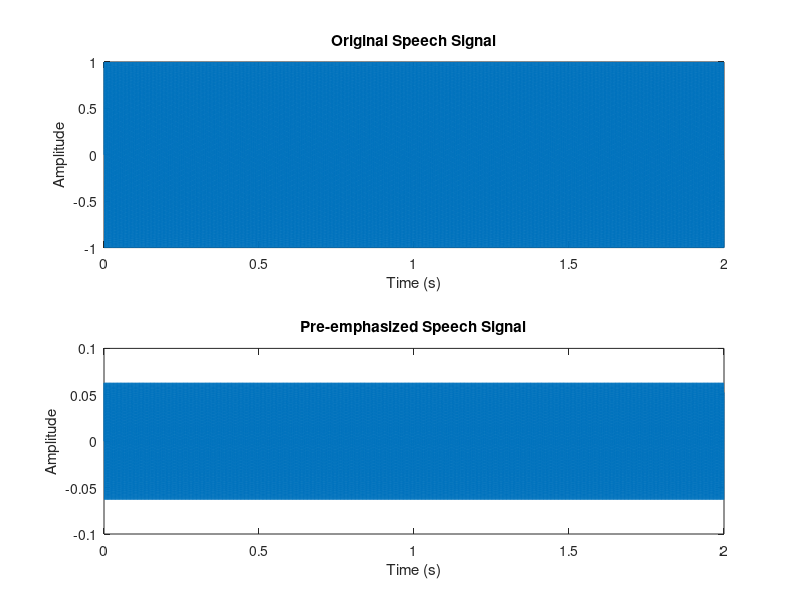
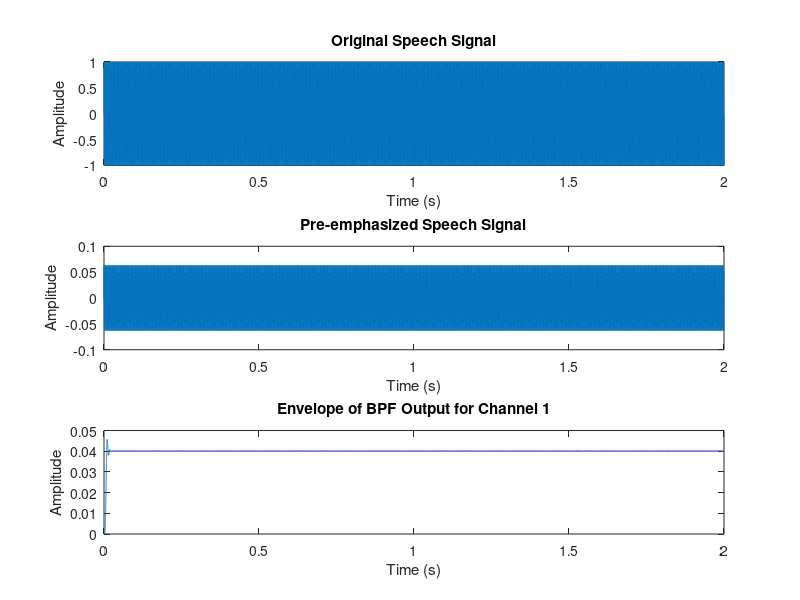
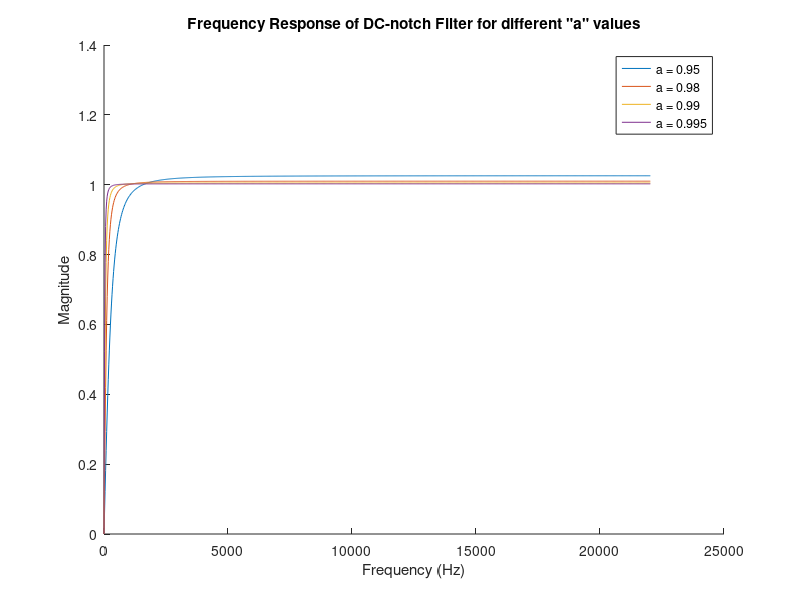
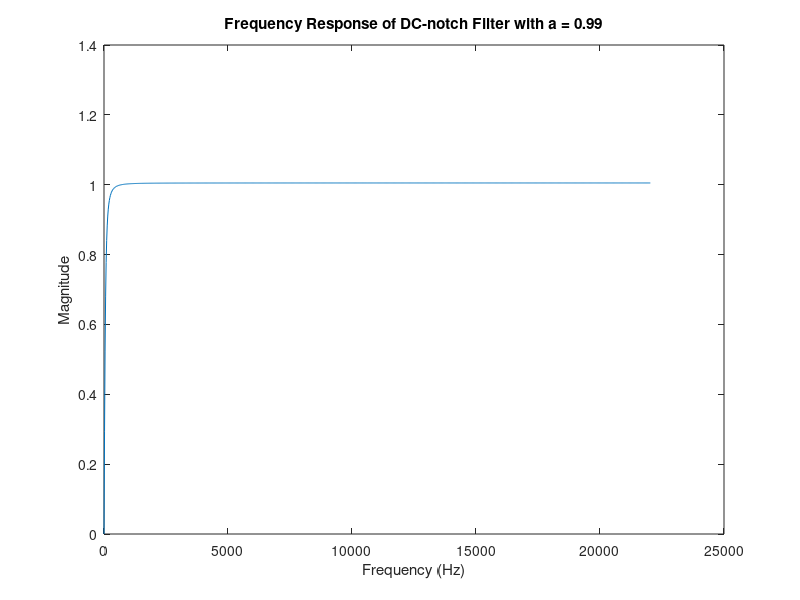

Recreate these plots in MATLAB, in order. (Note: this script raises an error after producing the figures.)
% Clear command window and workspace
clear;
clc;

% Pre-emphasis filter for speech signal
fs = 44100;
duration = 2;

% Generate the time vector
t = (0:1/fs:duration-1/fs);

% Generate the input sine wave signal with frequency 394 Hz
inputSignal = sin(2*pi*394*t);

% Define the pre-emphasis filter coefficient
preEmphasis = 0.97; % Commonly used value

% Apply the pre-emphasis filter using the difference equation
% y(n) = x(n) - a * x(n-1)
preEmphasizedSignal = filter([1 -preEmphasis], 1, inputSignal);

% Plot the original and pre-emphasized signals for comparison
t = (0:length(inputSignal)-1)/fs;

figure;
subplot(2,1,1);
plot(t, inputSignal);
title('Original Speech Signal');
xlabel('Time (s)');
ylabel('Amplitude');

subplot(2,1,2);
plot(t, preEmphasizedSignal);
title('Pre-emphasized Speech Signal');
xlabel('Time (s)');
ylabel('Amplitude');

% Save the pre-emphasized signal to a new audio file
audiowrite('perfect_sinusoid debugging.wav', preEmphasizedSignal, fs);

% Define center frequencies and bandwidths
fc = [394, 692, 1064, 1528, 2109, 2834, 3740, 4871]; % Center frequencies
B = [265, 331, 413, 516, 645, 805, 1006, 1257]; % Bandwidths

% Number of channels
numChannels = length(fc);

% Design filters using IIR bandpass filters
filters = cell(numChannels, 1);

for k = 1:numChannels
    % Calculate cutoff frequencies
    f_low = fc(k) - B(k) / 2;
    f_high = fc(k) + B(k) / 2;
    
    % Normalized cutoff frequencies
    f_low_norm = f_low / (fs / 2);
    f_high_norm = f_high / (fs / 2);
    
    % Design the BPF using the Butterworth filter
    [b, a] = butter(4, [f_low_norm, f_high_norm], 'bandpass');
    filters{k} = {b, a};
end

% Apply the filter bank to the pre-emphasized signal
outputSignals = zeros(numChannels, length(preEmphasizedSignal));
for k = 1:numChannels
    outputSignals(k, :) = filter(filters{k}{1}, filters{k}{2}, preEmphasizedSignal);
end

% Design a different LPF for each channel
lpfLength = 128; % Length of the LPF
lpfs = cell(numChannels, 1);

for k = 1:numChannels
    % Passband edge frequency (half of the BPF bandwidth)
    passbandEdge = B(k) / 2 / (fs / 2);
    [b, a] = butter(4, passbandEdge, 'low');
    lpfs{k} = {b, a};
end

% Apply the LPF to the magnitude of the BPF outputs
envelopes = zeros(size(outputSignals));
for k = 1:numChannels
    magnitudes = abs(outputSignals(k, :));
    envelopes(k, :) = filter(lpfs{k}{1}, lpfs{k}{2}, magnitudes);
end

% Plot the original signal, pre-emphasized signal, and the envelope of one channel
t = (0:length(inputSignal)-1)/fs;
figure;
subplot(3,1,1);
plot(t, inputSignal);
title('Original Speech Signal');
xlabel('Time (s)');
ylabel('Amplitude');

subplot(3,1,2);
plot(t, preEmphasizedSignal);
title('Pre-emphasized Speech Signal');
xlabel('Time (s)');
ylabel('Amplitude');

subplot(3,1,3);
t_envelope = (0:length(envelopes(1, :))-1)/fs;
plot(t_envelope, envelopes(1, :));
title('Envelope of BPF Output for Channel 1');
xlabel('Time (s)');
ylabel('Amplitude');

% Play the envelope signal of the first channel as an example
soundsc(envelopes(3, :), fs); % You can select the which envelope output would you want to play

% (b) Design the DC-notch filter
a_values = [0.95, 0.98, 0.99, 0.995];

% Plot four magnitude responses in the same figure
figure;
hold on;
for a = a_values
    [h_notch, w] = freqz([1 -1], [1 -a], 1024, fs);
    plot(w, abs(h_notch));
end
title('Frequency Response of DC-notch Filter for different "a" values');
xlabel('Frequency (Hz)');
ylabel('Magnitude');
legend('a = 0.95', 'a = 0.98', 'a = 0.99', 'a = 0.995');
hold off;

% Determine the value of the pole "a" for a notch bandwidth <= 100 Hz
notch_bandwidth = 100 / (fs / 2);
a = 0.99; % Initial guess for "a"

% Function to find the value of "a" such that the notch bandwidth is <= 100 Hz
for a_candidate = 0.95:0.0001:0.9999
    [h_notch, w] = freqz([1 -1], [1 -a_candidate], 1024, fs);
    notch_bandwidth_actual = sum(abs(h_notch) >= 0.9) / length(w) * (fs / 2);
    if notch_bandwidth_actual <= 100
        a = a_candidate;
        break;
    end
end

% Plot frequency response of the chosen DC-notch filter
figure;
[h_notch, w] = freqz([1 -1], [1 -a], 1024, fs);
plot(w, abs(h_notch));
title(['Frequency Response of DC-notch Filter with a = ' num2str(a)]);
xlabel('Frequency (Hz)');
ylabel('Magnitude');

% (c) Apply the notch filter to the LPF output to remove DC component
filteredEnvelopes = zeros(size(envelopes));
for k = 1:numChannels
    filteredEnvelopes(k, :) = filter([1 -1], [1 -a], envelopes(k, :));
end

% Pick one channel and plot three frequency responses: the Butterworth LPF, the DC-notch filter, and the cascade system
channelToPlot = 1;

% Butterworth LPF
[h_lpf, w_lpf] = freqz(lpfs{channelToPlot}{1}, lpfs{channelToPlot}{2}, 1024, fs);

% Cascade system (LPF followed by the DC-notch filter)
[h_cascade, w_cascade] = freqz(conv(lpfs{channelToPlot}{1}, [1 -1]), conv(lpfs{channelToPlot}{2}, [1 -a]), 1024, fs);

% Plot the frequency responses
figure;
subplot(3,1,1);
plot(w_lpf, abs(h_lpf));
title('Frequency Response of Butterworth LPF');
xlabel('Frequency (Hz)');
ylabel('Magnitude');

subplot(3,1,2);
plot(w, abs(h_notch));
title(['Frequency Response of DC-notch Filter with a = ' num2str(a)]);
xlabel('Frequency (Hz)');
ylabel('Magnitude');

subplot(3,1,3);
plot(w_cascade, abs(h_cascade));
title('Frequency Response of Cascade System (LPF followed by DC-notch Filter)');
xlabel('Frequency (Hz)');
ylabel('Magnitude');

% Define carrier frequencies
fc = [394, 692, 1064, 1528, 2109, 2834, 3740, 4871]; % Center frequencies

% Initialize audio output
audioOutput = zeros(1, length(filteredEnvelopes(1, :)));

% Generate modulated signals and sum them up
for k = 1:numChannels
    % Generate carrier signal
    t = (0:length(filteredEnvelopes(k, :))-1) / fs;
    carrier = cos(2*pi*fc(k)*t); % Carrier signal
    
    % Modulate the envelope with the carrier
    modulatedSignal = filteredEnvelopes(k, :) .* carrier;
    
    % Sum up the modulated signals
    audioOutput = audioOutput + modulatedSignal;
end

% Normalize the audio output to prevent clipping
audioOutput = audioOutput / max(abs(audioOutput));

% Plot the spectrogram and power spectrum of the audio output
figure
subplot(2,1,1)
spectrogram(audioOutput, fs);
subplot(2,1,2)
pspectrum(audioOutput, fs, 'power');

% Play the audio
soundsc(audioOutput, fs);